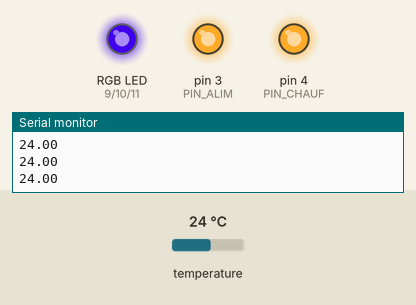
Recording of a sketch running on a simulated Arduino Uno, built with avr-gcc and run on an emulated ATmega328P. Shown: an RGB LED mixed from three pins (HIGH = lit), output pins drawn as LEDs (lit = HIGH), the last lines printed to the serial monitor. Dashed ring = blinking. The test bench sets the inputs (shaded band); at power-on: temperature 24 °C. Dim RGB values are drawn brighter than linear.

Above: at 2.3 s.
2.4 s: temperature set to 16.4 °C
6.0 s: temperature set to 15.4 °C
At 7.3 s:
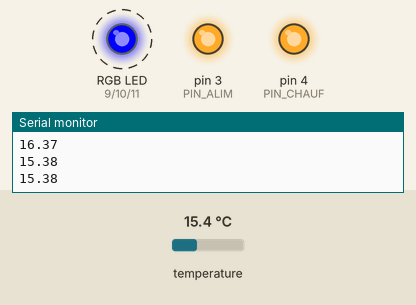
9.6 s: temperature set to 28 °C
At 10.1 s:
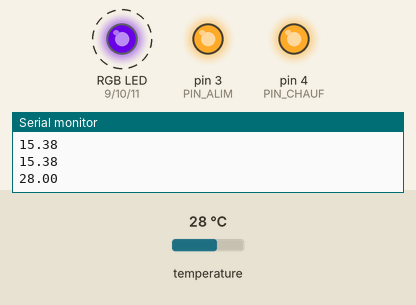
13.2 s: temperature set to 41 °C
16.8 s: temperature set to 12 °C
At 36.4 s:
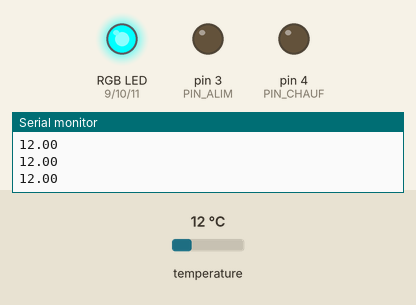
Timing chart, 0 to 37.2 s (numbered marks = the images above; inputs shaded):
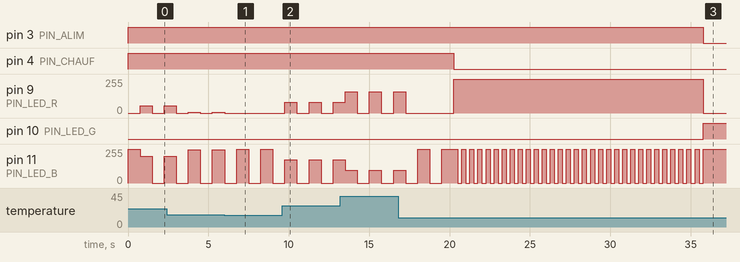

The sketch:

caffetiere.ino
```cpp
#include <DS18B20.h>

DS18B20 ds(2);
const byte PIN_LED_R = 9;
const byte PIN_LED_G = 10;
const byte PIN_LED_B = 11;
const byte PIN_ALIM = 3;
const byte PIN_CHAUF = 4;
const float temperature=56.0;
const int delayTestA=20000;
const int delayTestB=250000;
float tempo0 = 0.0;
float temp;
bool effet = true;
int statue = 0;
void setup() {
  Serial.begin(9600);
  pinMode(PIN_LED_R, OUTPUT);
  pinMode(PIN_LED_G, OUTPUT);
  pinMode(PIN_LED_B, OUTPUT);
  pinMode(PIN_ALIM, OUTPUT);
  pinMode(PIN_CHAUF, OUTPUT);
  digitalWrite(PIN_ALIM, HIGH);
  digitalWrite(PIN_CHAUF, HIGH);
  displayColor(0, 0, 255);
  statue = 1;
  while (true) {
    while (ds.selectNext()) {
      temp = ds.getTempC();
      Serial.println(temp);
      if (temp > temperature) {
        statue = 2;
        break;
      }
      if (millis() > delayTestB) {
        statue = 3;
        break;
      }
      if (temp - tempo0 < 0.10) {
        if (millis() > delayTestA) {
          statue = 4;
          break;
        }
        if (effet) {
          effet = false;
        } else {
          effet = true;
        }
      } else {
        effet = true;
      }
      tempo0 = temp;
      if (effet) {
        displayColor((byte)constrain(map(temp, 15.0, temperature, 0, 255), 0, 255), 0, (byte)constrain(map(temp, 15.0, temperature, 255, 0), 0, 255));
      }else{
        displayColor(0,0,0);
      }
    }
    if (statue != 1)break;
    if (millis() > 160000) {
        statue = 3;
        break;
      }
  }
  digitalWrite(PIN_CHAUF, LOW);
  if (statue == 2) {
    displayColor(0, 255, 0);
    delay(30000);
  }
  if (statue == 3) {
    for (int i = 0; i <= 15; i++) {
      displayColor(255, 255, 0);
      delay(500);
      displayColor(255, 0, 0);
      delay(500);
    }
  }
  if (statue == 4) {
    for (int i = 0; i <= 30; i++) {
      displayColor(255, 0, 255);
      delay(250);
      displayColor(255, 0, 0);
      delay(250);
    }
  }
  displayColor(0, 255, 255);
  digitalWrite(PIN_ALIM, LOW);
  while (true) {
    delay(10000);
  }
}

void loop() {
}

void displayColor(byte r, byte g, byte b) {
  analogWrite(PIN_LED_R, r);
  analogWrite(PIN_LED_G, g);
  analogWrite(PIN_LED_B, b);
}
```

Measured:
- the behaviour switches between 16 and 15.9 °C on temperature (found by bisection; images 0 and 1)
- after the input at 6.0 s, pin 9 (PIN_LED_R): goes on until 6.0 s, then stays 0/255
- after the input at 9.6 s, pin 9 (PIN_LED_R): alternates 80/255 for 0.75 s and 0/255 for 0.75 s, starting after 0.16 s
- by itself, pin 9 (PIN_LED_R): alternates 6/255 for 0.75 s and 0/255 for 0.75 s
